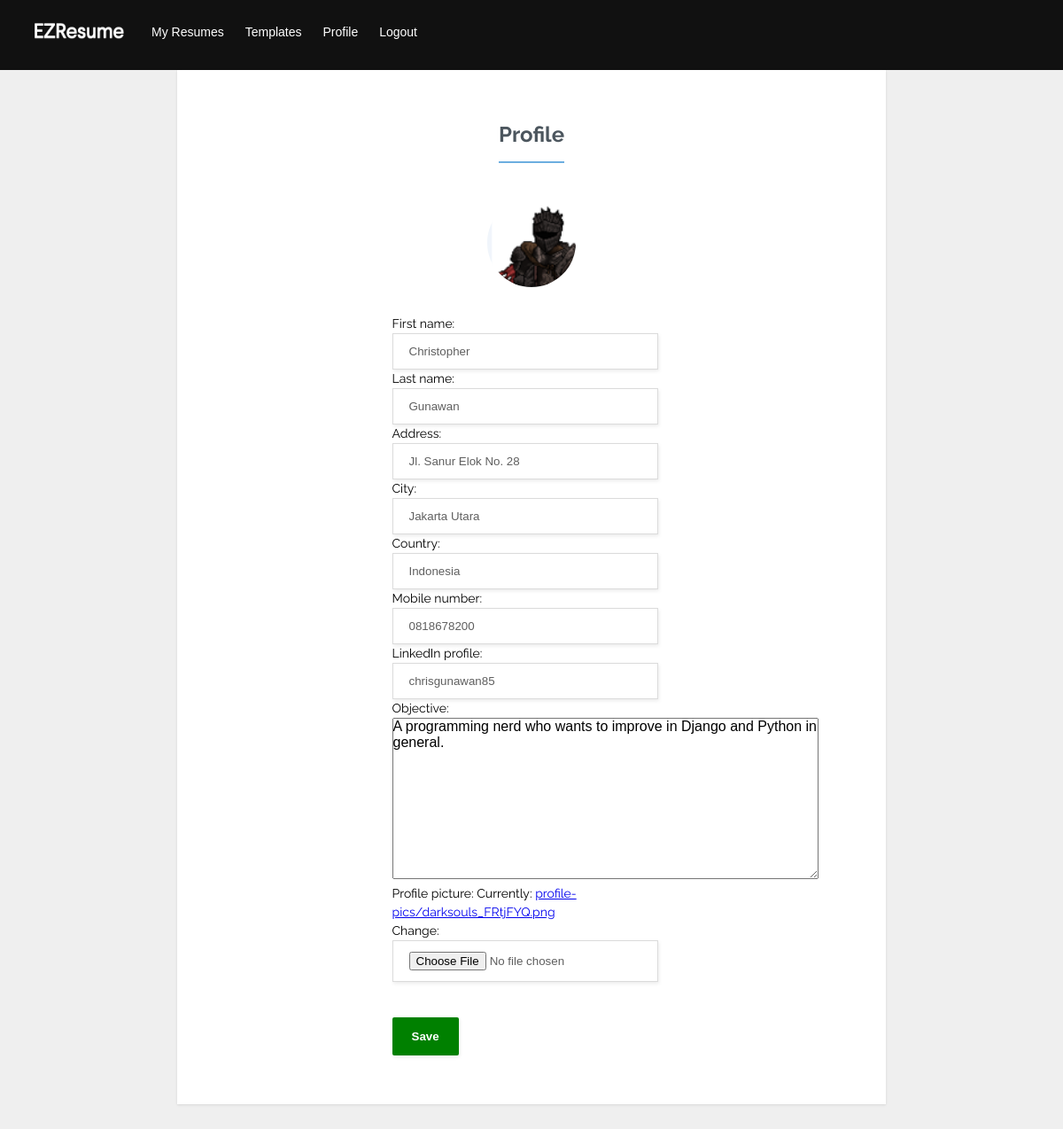
Before: /app/profile/ (signed in) with the older database file.
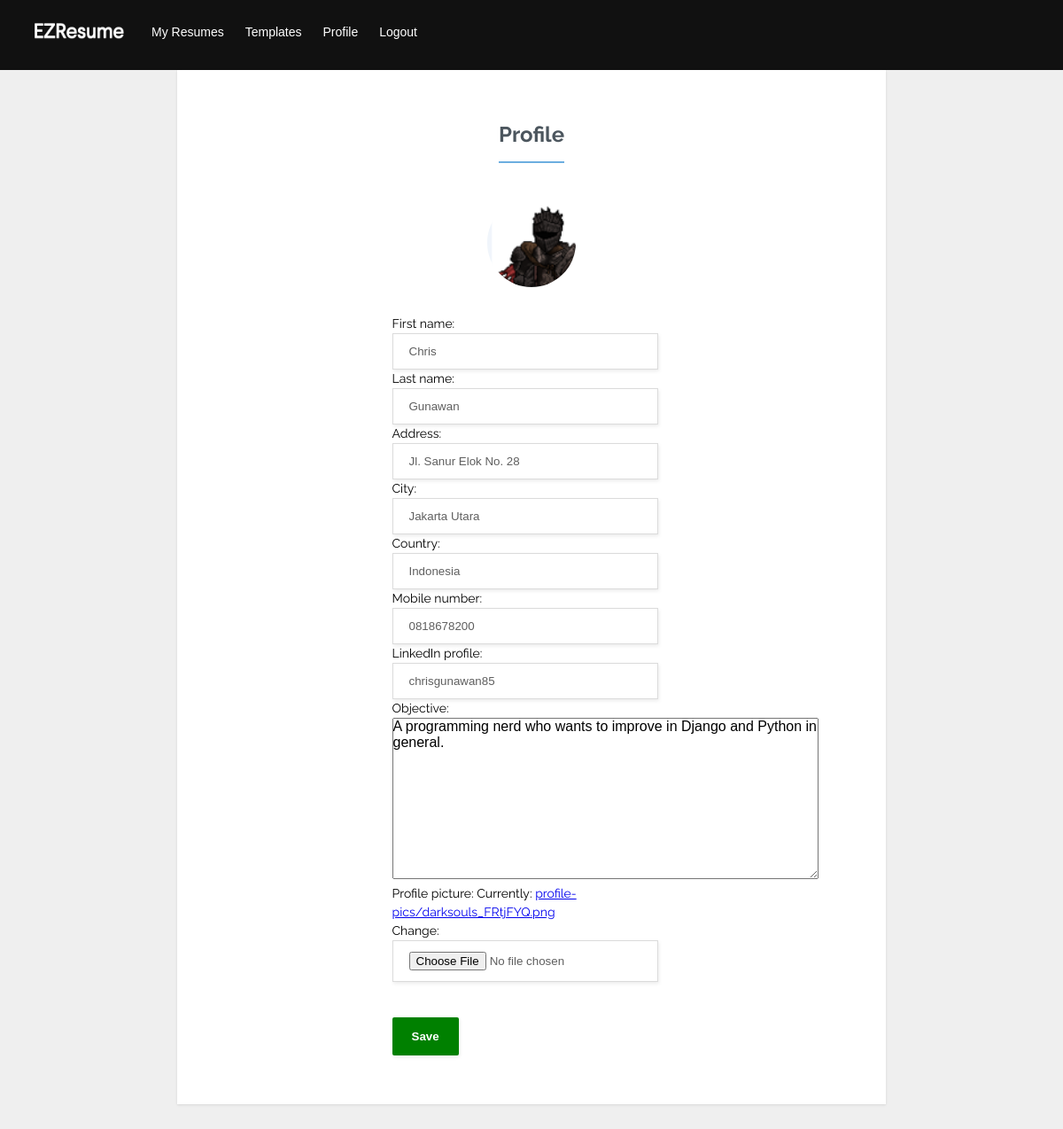
After: the same page with the newer database file.
### users/models.py (models this page shows, shortened)
class User(AbstractUser):
    is_paying_customer = models.BooleanField(default=False)
    created_at = models.DateTimeField(auto_now_add=True, editable=False)
    updated_at = models.DateTimeField(auto_now=True)

class Profile(models.Model):
    user = models.OneToOneField(User, on_delete=models.CASCADE)
    phone_number = models.CharField(max_length=255, blank=True)
    address = models.CharField(max_length=255, blank=True)
    city = models.CharField(max_length=255, blank=True)
    country = models.CharField(max_length=255, blank=True)
    linked_in = models.CharField(max_length=255, blank=True)
    objective = models.TextField(blank=True)
    profile_pic = models.ImageField(default="profile-pics/default.jpg/", upload_to="profile-pics")

### resumes/views.py (the view)
# urls.py: path('profile/', views.update_profile, name='update-profile'),
@login_required()
def update_profile(request):
    if request.method == 'POST':
        u_form = CustomUserChangeForm(request.POST, instance=request.user)
        p_form = ProfileUpdateForm(request.POST, request.FILES, instance=request.user.profile)
        if u_form.is_valid() and p_form.is_valid():
            u_form.save()
            p_form.save()
            messages.success(request, 'Your profile has been saved!')
            return HttpResponseRedirect(reverse('resumes:update-profile'))
    else:
        u_form = CustomUserChangeForm(instance=request.user)
        p_form = ProfileUpdateForm(instance=request.user.profile)
    context = {'p_form': p_form,
               'u_form': u_form,
               }
    return render(request, 'resumes/profile.html', context)

### resumes/forms.py
class ProfileUpdateForm(ModelForm):
    class Meta:
        model = Profile
        fields = ['address', 'city', 'country', 'phone_number', 'linked_in', 'objective', 'profile_pic', ]
        widgets = {'objective': Textarea(attrs={'class': 'objective-box', 'cols': 50, 'rows': 10}), }
        labels = {"linked_in": "LinkedIn profile",
                  "phone_number": "Mobile number",
                  "profile_pic": "Profile picture",
                  }

### users/forms.py
class CustomUserChangeForm(forms.ModelForm):
    class Meta:
        model = User
        fields = ('first_name', 'last_name', )

### resumes/templates/resumes/profile.html (shortened to what this page needs)
{% extends 'resumes/layout.html' %}
{% load static %}
{% block content %}
<form class="form-labels-on-top" method="POST" enctype="multipart/form-data">
    <div class="form-title-row">
        <h1>Profile</h1>
    </div>
    <div class="image-cropper">
        <img src="{{ user.profile.profile_pic.url }}">
    </div>
    <div class="form-row">
        {{ u_form.as_p }}
        {{ p_form.as_p }}
    </div>
    <div class="form-row">
        <button type="submit">Save</button>
    </div>
</form>
{% endblock %}

Changed rows visible on the page:
changed User "Gunawan": first_name "Christopher" → "Chris"
